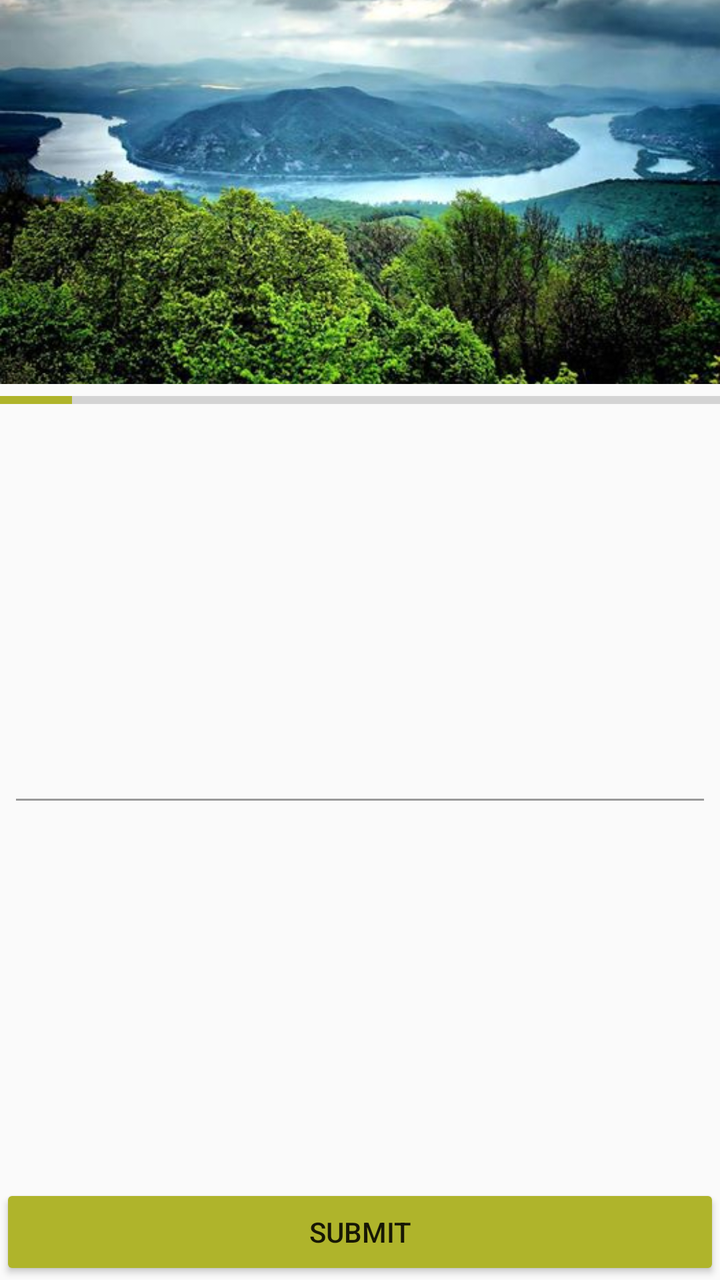
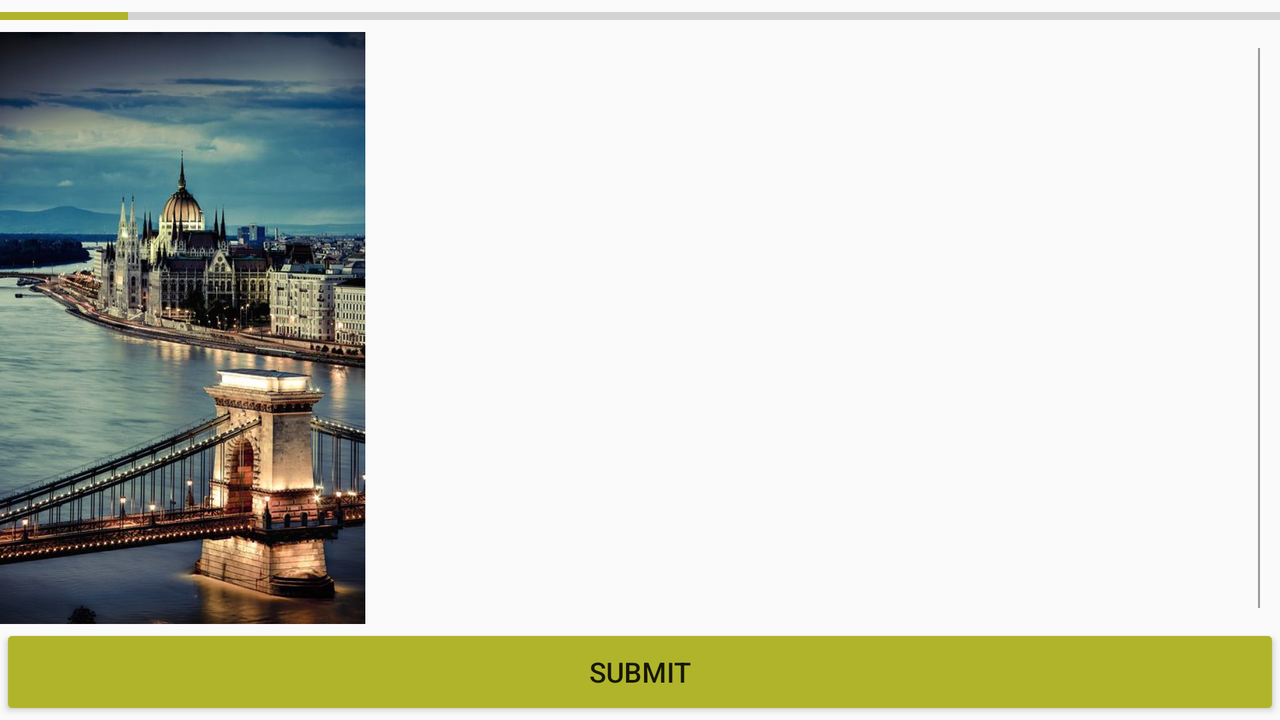

An Android layout and its configuration variant, each rendered on a device that would load it. The default file and the variant file are quoted in full after the pictures.
<!-- AndroidManifest.xml: application theme AppTheme -->
<!-- res/layout/activity_quiz.xml -->
<?xml version="1.0" encoding="utf-8"?>
<LinearLayout xmlns:android="http://schemas.android.com/apk/res/android"
    xmlns:tools="http://schemas.android.com/tools"
    android:id="@+id/activity_quiz"
    android:layout_width="match_parent"
    android:layout_height="match_parent"
    android:orientation="vertical"
    tools:context="com.example.android.myquiz.QuizActivity">

    <ImageView
        android:id="@+id/imageView"
        android:layout_width="match_parent"
        android:layout_height="0dp"
        android:layout_weight="1"
        android:scaleType="centerCrop"
        android:src="@drawable/quiz0" />

    <ProgressBar
        android:id="@+id/progress_bar"
        style="?android:progressBarStyleHorizontal"
        android:layout_width="match_parent"
        android:layout_height="wrap_content"
        android:indeterminate="false"
        android:max="10"
        android:progress="1" />

    <LinearLayout
        android:layout_width="match_parent"
        android:layout_height="0dp"
        android:layout_weight="2"
        android:orientation="vertical">

        <TextView
            android:id="@+id/question"
            android:layout_width="match_parent"
            android:layout_height="0dp"
            android:layout_weight="1"
            android:gravity="center"
            android:lineSpacingExtra="@dimen/line_spacing"
            android:padding="@dimen/medium_padding"
            android:textSize="@dimen/text_size" />

        <View
            android:layout_width="match_parent"
            android:layout_height="1dp"
            android:layout_marginLeft="@dimen/margin"
            android:layout_marginRight="@dimen/margin"
            android:background="@color/colorGray" />

        <FrameLayout
            android:id="@+id/fragment_container"
            android:layout_width="wrap_content"
            android:layout_height="0dp"
            android:layout_gravity="center"
            android:layout_weight="1" />

    </LinearLayout>

    <Button
        android:id="@+id/submit"
        android:layout_width="match_parent"
        android:layout_height="wrap_content"
        android:onClick="onSubmitClick"
        android:text="@string/submit" />
</LinearLayout>
<!-- resources referenced by this layout -->
<resources>
  <color name="colorGray">#999999</color>
  <dimen name="line_spacing">3sp</dimen>
  <dimen name="margin">8dp</dimen>
  <dimen name="medium_padding">15dp</dimen>
  <dimen name="text_size">20sp</dimen>
  <!-- drawable quiz0: jpg bitmap (drawable, 51115 bytes) -->
  <string name="submit">Submit</string>
  <style name="AppTheme" parent="Theme.AppCompat.Light.DarkActionBar">
          <item name="colorPrimary">@color/colorPrimary</item>
          <item name="colorPrimaryDark">@color/colorPrimaryDark</item>
          <item name="colorAccent">@color/colorAccent</item>
          <item name="colorButtonNormal">@color/colorButtonNormal</item>
      </style>
  <color name="colorPrimary">#0097a7</color>
  <color name="colorPrimaryDark">#00838f</color>
  <color name="colorAccent">#afb42b</color>
  <color name="colorButtonNormal">#afb42b</color>
</resources>
<!-- res/layout-land/activity_quiz.xml (the repository's variant of the layout above) -->
<!-- drawn on the phone turned sideways -->
<?xml version="1.0" encoding="utf-8"?>
<LinearLayout xmlns:android="http://schemas.android.com/apk/res/android"
    xmlns:tools="http://schemas.android.com/tools"
    android:id="@+id/activity_quiz"
    android:layout_width="match_parent"
    android:layout_height="match_parent"
    android:orientation="vertical"
    tools:context="com.example.android.myquiz.QuizActivity">

    <ProgressBar
        android:id="@+id/progress_bar"
        style="?android:progressBarStyleHorizontal"
        android:layout_width="match_parent"
        android:layout_height="wrap_content"
        android:indeterminate="false"
        android:max="10"
        android:progress="1" />

    <LinearLayout
        android:layout_width="match_parent"
        android:layout_height="0dp"
        android:layout_weight="1"
        android:orientation="horizontal">

        <ImageView
            android:id="@+id/imageView"
            android:layout_width="0dp"
            android:layout_height="match_parent"
            android:layout_weight="2"
            android:scaleType="centerCrop"
            android:src="@drawable/quiz0_land" />

        <LinearLayout
            android:layout_width="0dp"
            android:layout_height="match_parent"
            android:layout_gravity="center"
            android:layout_weight="5"
            android:orientation="horizontal">

            <TextView
                android:id="@+id/question"
                android:layout_width="0dp"
                android:layout_height="match_parent"
                android:layout_weight="1"
                android:gravity="center"
                android:lineSpacingExtra="@dimen/line_spacing"
                android:padding="@dimen/medium_padding"
                android:textSize="@dimen/text_size" />

            <View
                android:layout_width="1dp"
                android:layout_height="match_parent"
                android:layout_marginBottom="@dimen/margin"
                android:layout_marginTop="@dimen/margin"
                android:background="@color/colorGray" />

            <FrameLayout
                android:id="@+id/fragment_container"
                android:layout_width="wrap_content"
                android:layout_height="wrap_content"
                android:layout_gravity="center"
                android:paddingRight="@dimen/small_padding"
                android:paddingEnd="@dimen/small_padding"/>
        </LinearLayout>
    </LinearLayout>

    <Button
        android:id="@+id/submit"
        android:layout_width="match_parent"
        android:layout_height="wrap_content"
        android:onClick="onSubmitClick"
        android:text="@string/submit" />
</LinearLayout>
<!-- resources referenced by the variant -->
<!-- as the phone turned sideways resolves them -->
<resources>
  <color name="colorGray">#999999</color>
  <dimen name="line_spacing">3sp</dimen>
  <dimen name="margin">8dp</dimen>
  <dimen name="medium_padding">15dp</dimen>
  <dimen name="small_padding">10dp</dimen>
  <dimen name="text_size">20sp</dimen>
  <!-- drawable quiz0_land: jpg bitmap (drawable, 77102 bytes) -->
  <string name="submit">Submit</string>
  <style name="AppTheme" parent="Theme.AppCompat.Light.DarkActionBar">
          <item name="colorPrimary">@color/colorPrimary</item>
          <item name="colorPrimaryDark">@color/colorPrimaryDark</item>
          <item name="colorAccent">@color/colorAccent</item>
          <item name="colorButtonNormal">@color/colorButtonNormal</item>
      </style>
  <color name="colorPrimary">#0097a7</color>
  <color name="colorPrimaryDark">#00838f</color>
  <color name="colorAccent">#afb42b</color>
  <color name="colorButtonNormal">#afb42b</color>
</resources>
